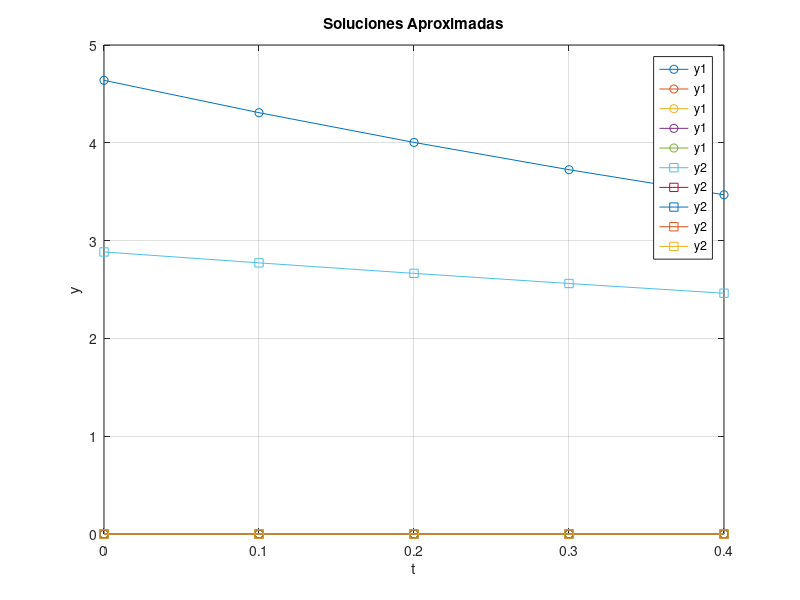

MATLAB code for this plot:
function EDO_CuadroGrande
% Datos
t = [0,0.01,0.02,0.03,0.04];

y1 = 5; y2 = 3; w=1;
t0=0;
deltaT = 0.01;

k1_y1 = zeros(length(t));
tg_y = zeros(length(t));
yg_y1 = zeros(length(t));
k2_y1 = zeros(length(t));
Y_y1 =  zeros(length(t));

k1_y2 = zeros(length(t));
tg_y2 = zeros(length(t));
yg_y2 = zeros(length(t));
k2_y2 = zeros(length(t));
Y_y2 =  zeros(length(t));

Auxiliar_y1 = zeros(length(t)); % En el cuadro sería y1 (segunda fila)

Auxiliar_y2 = zeros(length(t)); % En el cuadro sería y2 (tercer fila)


for i=1:length(t) %y1
  t_A = t(i);

  %CALCULOS de K1 para y1 e y2
  k1_y1(i) = deltaT*(-10*y1+4*y2);
  k1_y1_A = k1_y1(i); %aux

  k1_y2(i) = deltaT*(-4*y1+0*y2);
  k1_y2_A = k1_y2(i); %aux

  %CALCULOS de TG 1 y 2
  tg_y(i) = t_A + deltaT/2*w;
  tg_y_A = tg_y(i); %aux

  %Calculos de YG 1 y 2
  yg_y1(i) = y1 + k1_y1_A * 1/2*w;
  yg_y1_A = yg_y1(i); %aux

  yg_y2(i) = y2 + k1_y2_A * 1/2*w;
  yg_y2_A = yg_y2(i); %aux

  %Calculos de K2 de 1 y 2

  k2_y1(i) = deltaT*(-10*yg_y1_A+4*y2);
  k2_y1_A  = k2_y1(i) ; %aux

  k2_y2(i) = deltaT*(-4*yg_y2_A+0*y2);
  k2_y2_A  = k2_y2(i) ; %aux

  Y_y1(i) = y1 + (1-w)*k1_y1_A + w*k2_y1_A ;
  y1 = Y_y1(i); %aux pero para el calculo del for

  Auxiliar_y1(i) = y1; % auxiliar pero para la muestra de datos

  Y_y2(i) = y2 + (1-w)*k1_y2_A + w*k2_y2_A ;
  y2 = Y_y2(i); %aux pero para el calculo del for

  Auxiliar_y2(i) = y2; % auxiliar pero para la muestra de datos


end

% Mostrar resultados de a tres columnas
  disp('t                    y1                    y2');
  for i=1:length(t)
    fprintf('%.8f         %.8f         %.8f\n', t(i),Auxiliar_y1(i),  Auxiliar_y2(i));
  end

  disp(" ");
  disp('K1 y1                K1 y2               tg');
  for i=1:length(t)
    fprintf('%.8f         %.8f         %.8f\n', k1_y1(i),  k1_y2(i),  tg_y(i));
  end

  disp(" ");
  disp('YG 1              YG 2                     ');
  for i=1:length(t)
    fprintf('%.8f        %.8f\n',  yg_y1(i), yg_y2(i));
  end

  disp(" ");
  disp('K2 y1              K2 y2');
  for i=1:length(t)
    fprintf('%.8f        %.8f\n',   k2_y1(i),  k2_y2(i));
  end

% Graficar las soluciones aproximadas
figure;
plot(t*10, Auxiliar_y1, '-o', 'DisplayName', 'y1');
hold on;
plot(t*10, Auxiliar_y2, '-s', 'DisplayName', 'y2');
xlabel('t');
ylabel('y');
title('Soluciones Aproximadas');
legend show;
grid on;

% Graficar los errores (si tienes una solución analítica)
% Supongamos que tienes una solución analítica y1_exacto y y2_exacto
% y1_exacto = ...; % Define la solución analítica para y1
% y2_exacto = ...; % Define la solución analítica para y2

% error_y1 = abs(Auxiliar_y1 - y1_exacto);
% error_y2 = abs(Auxiliar_y2 - y2_exacto);

% figure;
% plot(t, error_y1, '-o', 'DisplayName', 'Error y1');
% hold on;
% plot(t, error_y2, '-s', 'DisplayName', 'Error y2');
% xlabel('t');
% ylabel('Error');
% title('Errores');
% legend show;
% grid on;
endfunction

